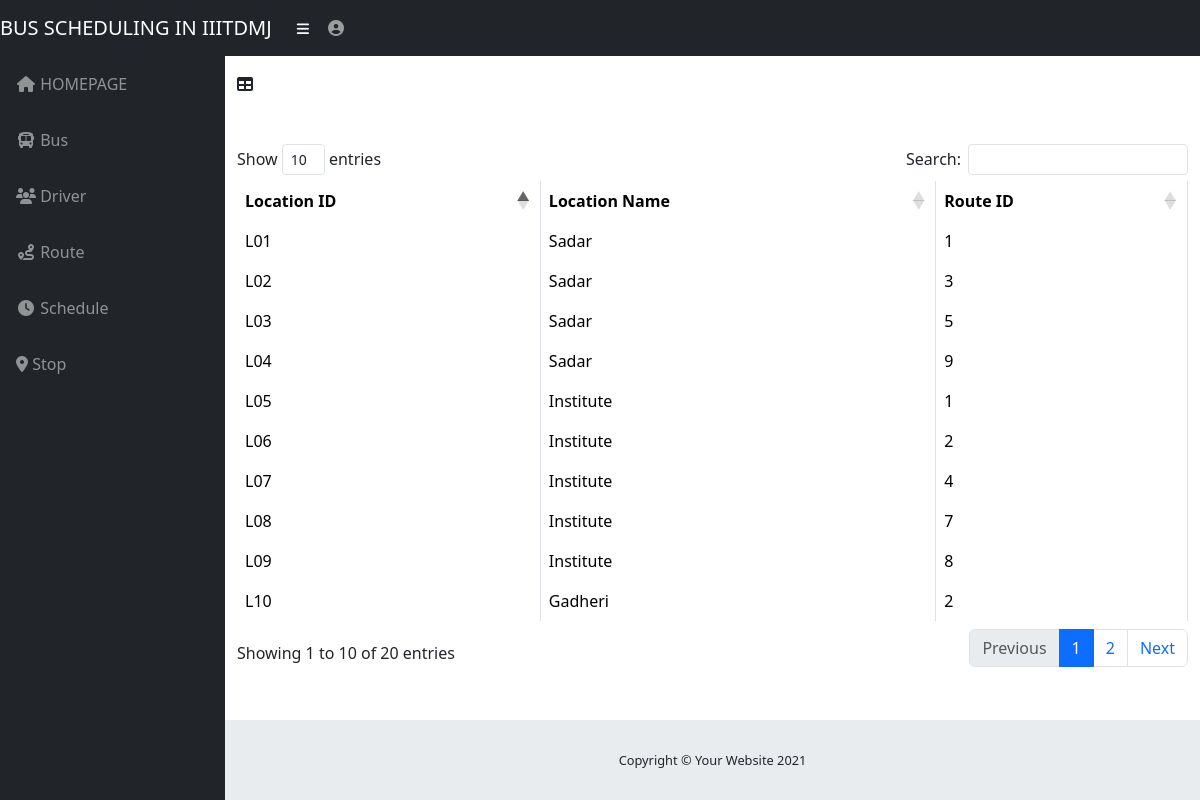
/userstop.php (signed in), run on the app's committed database.
### tables this page shows
CREATE TABLE `stop` (
  `LOCATION_ID` varchar(50) NOT NULL,
  `LOCATION_NAME` varchar(40) NOT NULL,
  `ROUTE_ID` int(50) NOT NULL
);

### userstop.php (the view, shortened to what this page needs)
<?php include 'connection.php';
  ?>
<!DOCTYPE html>
<html lang="en">
  <head>
    <link href="vendor/bootstrap/css/bootstrap.min.css" rel="stylesheet">
    <link href="vendor/fontawesome-free/css/all.min.css" rel="stylesheet" type="text/css">
    <link href="vendor/datatables/dataTables.bootstrap4.css" rel="stylesheet">
    <link href="css/sb-admin.css" rel="stylesheet">
  </head>
  <body id="page-top">
    <nav class="navbar navbar-expand navbar-dark bg-dark static-top bg-dark" >
      <a class="navbar-brand mr-1" href="index.php">BUS SCHEDULING IN IIITDMJ</a>
      <button class="btn btn-link btn-sm text-white order-1 order-sm-0" id="sidebarToggle" href="#">
        <i class="fas fa-bars"></i>
      </button>
      <ul class="navbar-nav ml-auto ml-md-0">
        <li class="nav-item dropdown no-arrow">
          <a class="nav-link dropdown-toggle" href="#" id="userDropdown" role="button" data-toggle="dropdown" aria-haspopup="true" aria-expanded="false">
            <i class="fas fa-user-circle fa-fw"></i>
          </a>
        </li>
      </ul>
    </nav>
    <div id="wrapper">
      <ul class="sidebar navbar-nav bg-dark" >
        <li class="nav-item">
          <a class="nav-link" href="homepage.php">
            <i class="fas fa-fw fa-home"></i>
            <span>HOMEPAGE</span>
          </a>
        </li>
        <li class="nav-item">
          <a class="nav-link" href="userbus.php">
            <i class="fas fa-fw fa-bus"></i>
            <span>Bus</span></a>
        </li>
        <li class="nav-item">
          <a class="nav-link" href="userdriver.php">
            <i class="fas fa-fw fa-users    "></i>
            <span>Driver</span></a>
        </li>
        <li class="nav-item">
          <a class="nav-link" href="userroute.php">
            <i class="fas fa-fw fa-route   "></i>
            <span>Route</span></a>
        </li>
        <li class="nav-item">
          <a class="nav-link" href="userschedule.php">
            <i class="fas fa-fw fa-clock  "></i>
            <span>Schedule</span></a>
          </li>
            <li class="nav-item">
          <a class="nav-link" href="userstop.php">
            <i class="fas fa fa-map-marker"></i>
            <span>Stop</span></a>
          </li>
      </ul>
      <div id="content-wrapper">
        <div class="container-fluid">
           <div class="col-lg-12">
            <div>
            <i class="fas fa-table"></i>
            </div>
          <br> </br>
                        <div class="table-responsive">
                            <table class="table table-bordered" id="dataTable" width="100%" cellspacing="0">
                                <thead>
                                    <tr>
                                        <th>Location ID</th>
                                        <th>Location Name</th>
                                        <th>Route ID</th>
                                    </tr>
                                </thead>
                                <tbody>
                                 <?php
                $query = 'SELECT * FROM stop';
                    $result = mysqli_query($db, $query) or die (mysqli_error($db));
                        while ($row = mysqli_fetch_assoc($result)) {
                            echo '<tr>';
                            echo '<td>'. $row['LOCATION_ID'].'</td>';
                            echo '<td>'. $row['LOCATION_NAME'].'</td>';
                            echo '<td>'. $row['ROUTE_ID'].'</td>';
                            echo '</tr> ';
                }
            ?>
                                </tbody>
                            </table>
                        </div>
              </div>
<?php include 'footer.php'; ?>

### CSS/sb-admin.css (style rules this page uses)
html { position: relative; min-height: 100%; }
body { height: 100%; }
#wrapper { display: -webkit-box; display: -ms-flexbox; display: flex; }
#wrapper #content-wrapper { overflow-x: hidden; width: 100%; padding-top: 1rem; padding-bottom: 80px; }
.navbar-nav .nav-item.dropdown .dropdown-toggle::after { width: 1rem; text-align: center; float: right; vertical-align: 0; border: 0; font-weight: 900; content: '\f105'; font-family: 'Font Awesome 5 Free'; }
.navbar-nav .nav-item.dropdown.no-arrow .dropdown-toggle::after { display: none; }
.sidebar { width: 90px !important; background-color: #212529; min-height: calc(100vh - 56px); }
.sidebar .nav-item:last-child { margin-bottom: 1rem; }
.sidebar .nav-item .nav-link { text-align: center; padding: 0.75rem 1rem; width: 90px; }
.sidebar .nav-item .nav-link span { font-size: 0.65rem; display: block; }
.sidebar .nav-item .nav-link { color: rgba(255, 255, 255, 0.5); }
@media (min-width: 768px) { .sidebar { width: 225px !important; } }
@media (min-width: 768px) { .sidebar .nav-item .nav-link { display: block; width: 100%; text-align: left; padding: 1rem; width: 225px; } }
@media (min-width: 768px) { .sidebar .nav-item .nav-link span { font-size: 1rem; display: inline; } }
:root { --input-padding-x: 0.75rem; --input-padding-y: 0.75rem; }

### userstop.php (style rules this page uses)
body { height: 100%; background-image: url("https://media.istockphoto.com/photos/abstract-bright-gradient-motion-spring-or-summer-landscape-texture-picture-id1253193147?b=1&k=20&m=1253193147&s=170667a&w=0&h=9XtMIDuKB6wtylaKfFuVS_Rajs3y94jZBVN4rtErYJM="); background-position: center; background-repeat: no-repeat; background-size: cover; }

### data on the page
stop: LOCATION_ID "L01", LOCATION_NAME "Sadar", ROUTE_ID "1"
stop: LOCATION_ID "L02", LOCATION_NAME "Sadar", ROUTE_ID "3"
stop: LOCATION_ID "L03", LOCATION_NAME "Sadar", ROUTE_ID "5"
stop: LOCATION_ID "L04", LOCATION_NAME "Sadar", ROUTE_ID "9"
stop: LOCATION_ID "L05", LOCATION_NAME "Institute", ROUTE_ID "1"
stop: LOCATION_ID "L06", LOCATION_NAME "Institute", ROUTE_ID "2"
stop: LOCATION_ID "L07", LOCATION_NAME "Institute", ROUTE_ID "4"
stop: LOCATION_ID "L08", LOCATION_NAME "Institute", ROUTE_ID "7"
stop: LOCATION_ID "L09", LOCATION_NAME "Institute", ROUTE_ID "8"
stop: LOCATION_ID "L10", LOCATION_NAME "Gadheri", ROUTE_ID "2"
